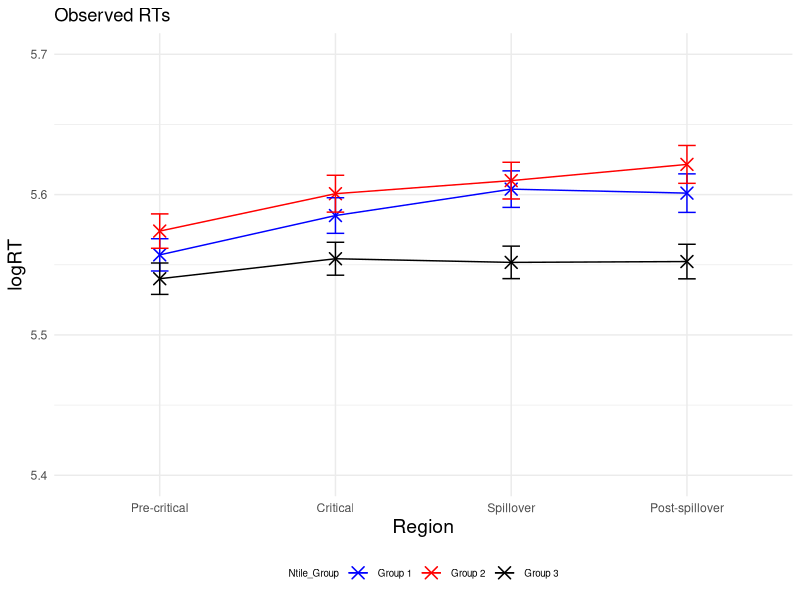
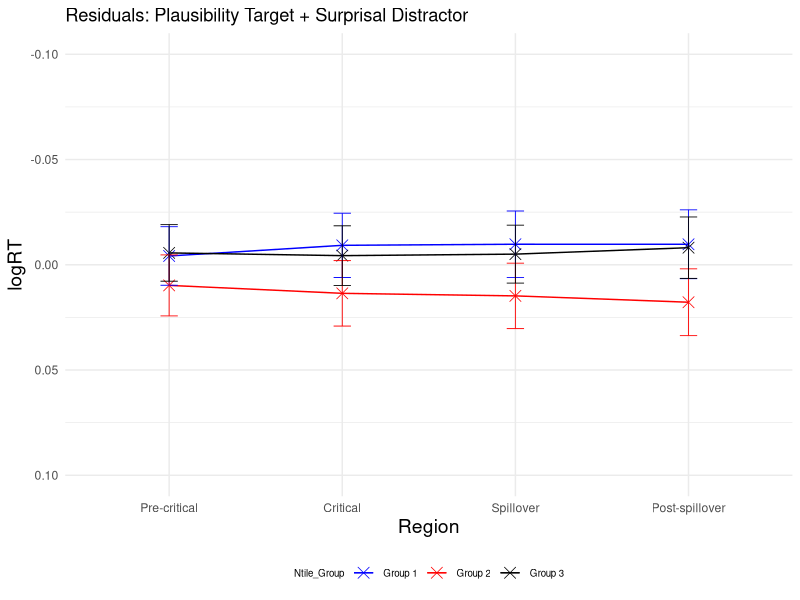
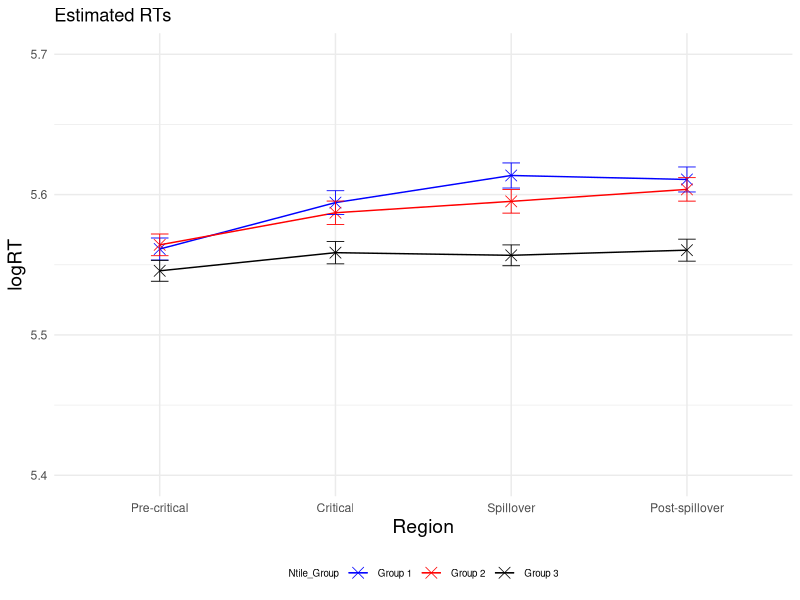
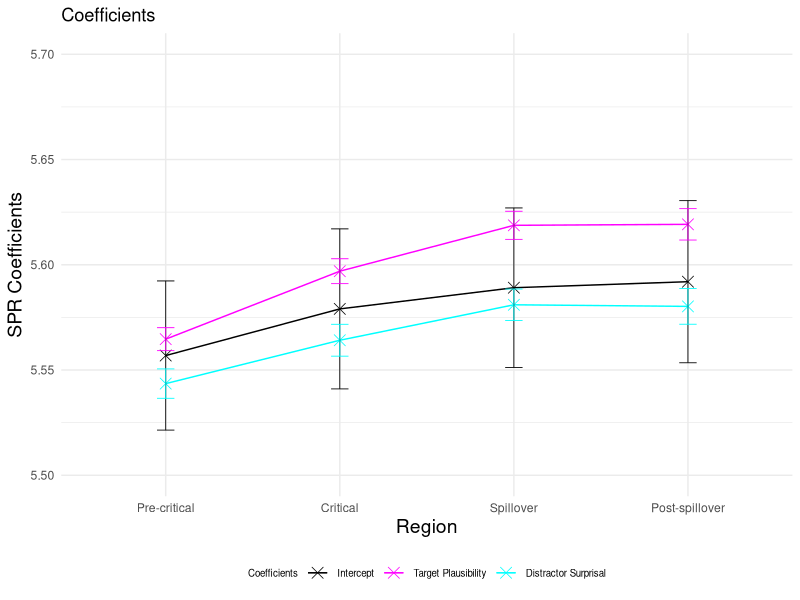
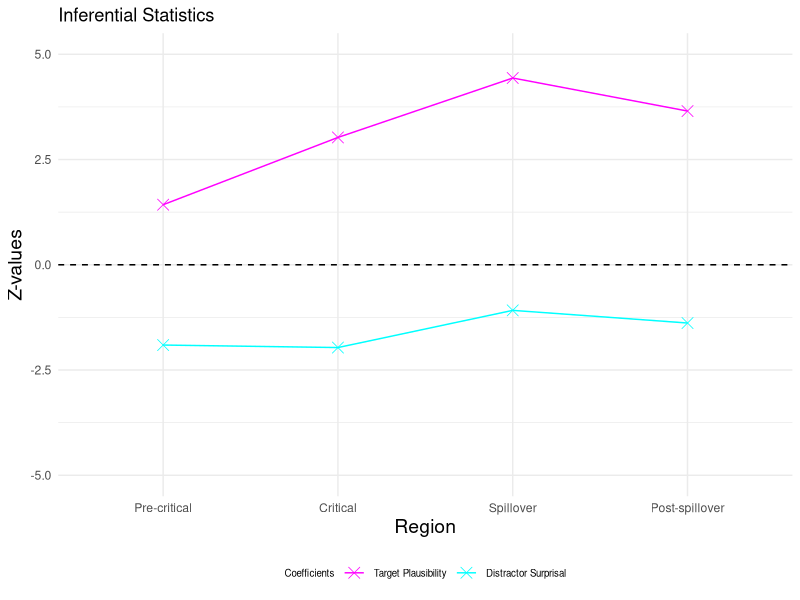
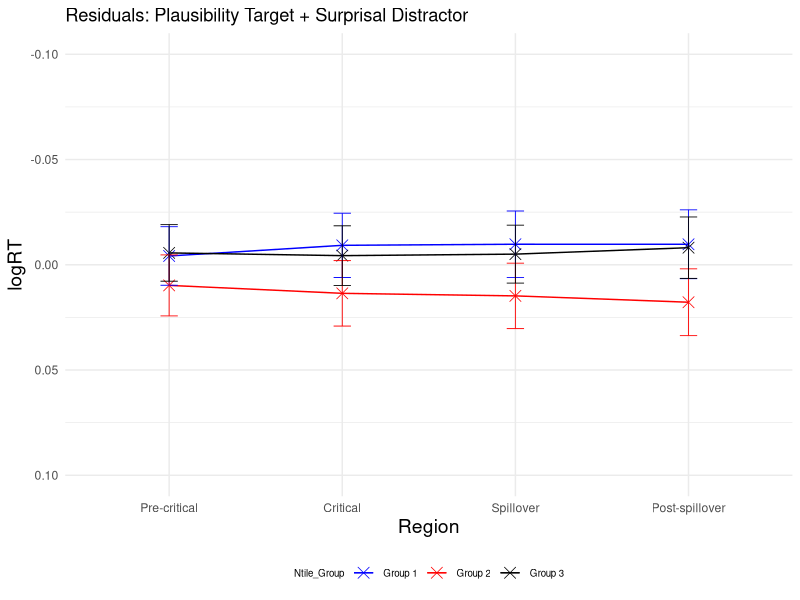
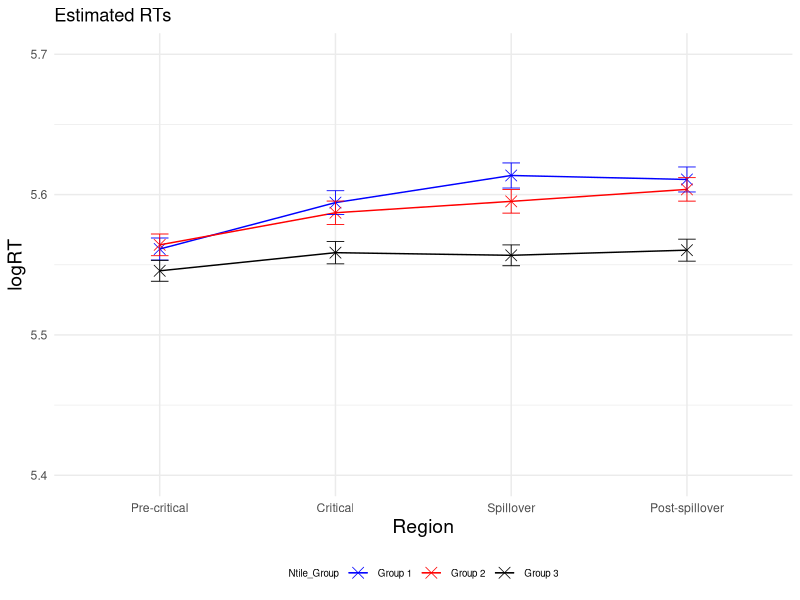
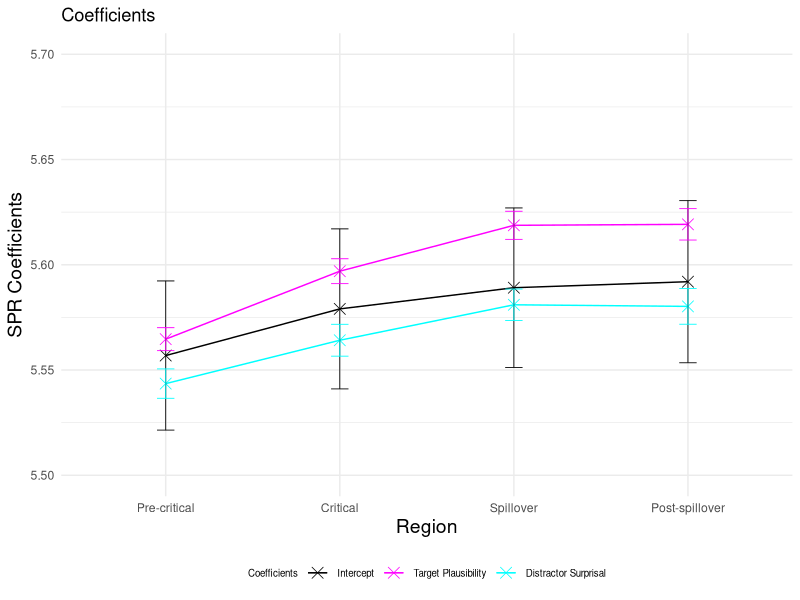

Source code (R) for these figures, in order:
### LMER ###
# load lme4 package
library(lme4)
library(lmerTest)
library(dplyr)
library(ggplot2)

setwd("~/Downloads/Master_Thesis/3_SPR_Study/ntile/")
GP6 <- read.csv("GP6SPR_processed.csv")

residuals <- data.frame(
  Region = character(0),
  Condition = character(0),
  Residual = numeric(0),
  SE_Residual = numeric(0)
)

logRT_estimated <- data.frame(
  Region = character(0),
  Condition = character(0),
  Estimated_logRT = numeric(0),
  SE_Estimated = numeric(0)
)

p_values <- data.frame(
  Region = character(0),
  p_value_plausibility_target = numeric(0),
  p_value_surprisal_distractor = numeric(0)
)

SPR_coefficients <- data.frame(
  Region = character(0),
  Estimate = character(0),
  Estimate_value = numeric(0),
  Estimate_error = numeric(0),
  Z_value = numeric(0)
)

regions <- c("Pre-critical", "Critical", "Spillover", "Post-spillover") 
conditions <- c("A", "B", "C")
ntile_groups <- c(1, 2, 3)

GP6$Ntile_Group <- ntile(GP6$SPR_Plaus_avg, 3)
#df<- GP6[, c("Condition", "SPR_Plaus_Rating", "Ntile_Group")]

GP6$logRT <- log(GP6$ReadingTime)

averages <- GP6 %>%
  group_by(Region, Ntile_Group) %>%
  summarise(
    MeanReadingTime = mean(logRT, na.rm = TRUE), 
    SE = sd(logRT, na.rm = TRUE) / sqrt(n()))

averages <- averages %>% 
  filter(Region != "Pre-critical_2")
print(averages)

# Create a line plot with average log-transformed reading times
p <- ggplot(averages, aes(x = factor(Region, levels = c("Pre-critical", "Critical", "Spillover", "Post-spillover")), 
                          y = MeanReadingTime, color = as.factor(Ntile_Group), group = Ntile_Group)) + geom_point(shape = 4, size = 3.5, stroke = 0.8) + geom_line(linewidth=0.5) + ylim (5.4, 5.7)
p <- p + theme_minimal() + geom_errorbar(aes(ymin= MeanReadingTime-SE, ymax=MeanReadingTime+SE), width=.1, size=0.5) 
p <- p + scale_color_manual(name="Ntile_Group", labels=c("Group 1", "Group 2", "Group 3"), values=c("#0000FF", "#FF0000", "#000000"))
p <- p + theme(legend.position="bottom", legend.text=element_text(size=7), legend.title=element_text(size=7), axis.title.x = element_text(size = 14), axis.title.y = element_text(size = 14)) 
p <- p + labs(x="Region", y="logRT", title = "Observed RTs") 
p 

for (region in regions) 
{
  # Precritical region
  region_subset <- subset(GP6, Region == region)
  
  # standardise predictors
  region_subset$scaled_Plaus_per_region <- scale(region_subset$Plaus_target_avg)
  region_subset$scaled_Surprisaldist_per_region <- scale(region_subset$Surprisal_distractor)
  # invert predictor plausibility
  region_subset$inverted_scaled_Plaus_per_region <- (region_subset$scaled_Plaus_per_region) * (-1)
  #log transform reading times
  region_subset$logRT_per_region <- log(region_subset$ReadingTime)
  
  
  # define and run the linear mixed-effects regression model for the precritical region 
  model_per_region <- lmerTest::lmer(logRT_per_region ~ inverted_scaled_Plaus_per_region + scaled_Surprisaldist_per_region + 
                                       (1 + inverted_scaled_Plaus_per_region + scaled_Surprisaldist_per_region | Subject) + 
                                       (1 + inverted_scaled_Plaus_per_region + scaled_Surprisaldist_per_region | Item), data = region_subset)
  
  # print the summary of the model
  summary_per_region <- summary(model_per_region)
  print(summary_per_region)
  
  # calculate p-values
  p_values_per_region <- summary_per_region$coefficients[, "Pr(>|t|)"]
  new_row_p_value <- data.frame(Region = region, 
                                p_value_plausibility_target = p_values_per_region[2], 
                                p_value_surprisal_distractor = p_values_per_region[3])
  p_values <- rbind(p_values, new_row_p_value)
  
  # extract intercept and coefficients added to intercept
  coefficients_per_region <- summary_per_region$coefficients
  intercept <- coefficients_per_region["(Intercept)", 1]
  plaus_target_coeff <- coefficients_per_region["(Intercept)", 1] + coefficients_per_region["inverted_scaled_Plaus_per_region", 1]
  surprisal_distractor_coeff <- coefficients_per_region["(Intercept)", 1] + coefficients_per_region["scaled_Surprisaldist_per_region", 1]
  
  # add error bars for coefficients and intercept
  new_row_coefficient <- data.frame(Region = region, 
                                    Estimate = "Intercept", 
                                    Estimate_value = intercept, 
                                    Estimate_error = coefficients_per_region["(Intercept)", 2],
                                    Z_value = 0)
  SPR_coefficients <- rbind(SPR_coefficients, new_row_coefficient)
  
  new_row_coefficient <- data.frame(Region = region,
                                    Estimate = "Plausability",
                                    Estimate_value = plaus_target_coeff,
                                    Estimate_error = coefficients_per_region["inverted_scaled_Plaus_per_region", 2],
                                    Z_value = coefficients_per_region["inverted_scaled_Plaus_per_region", 1] / coefficients_per_region["inverted_scaled_Plaus_per_region", 2])
  SPR_coefficients <- rbind(SPR_coefficients, new_row_coefficient)
  
  new_row_coefficient <- data.frame(Region = region,
                                    Estimate = "Surprisal", 
                                    Estimate_value = surprisal_distractor_coeff, 
                                    Estimate_error = coefficients_per_region["scaled_Surprisaldist_per_region", 2],
                                    Z_value = coefficients_per_region["scaled_Surprisaldist_per_region", 1] / coefficients_per_region["scaled_Surprisaldist_per_region", 2])
  SPR_coefficients <- rbind(SPR_coefficients, new_row_coefficient)
  
  for (ntile_group in ntile_groups)
  {
    #####predict condition A, precritical#####
    region_per_condition <- subset(region_subset, Ntile_Group == ntile_group)
    region_per_condition$region_per_condition_Predicted <- predict(model_per_region, newdata = region_per_condition,  type = "response")
    
    # calculate residuals
    Residual_region_per_condition <- mean(region_per_condition$logRT_per_region) - mean(region_per_condition$region_per_condition_Predicted, na.rm = TRUE)
    
    # observed RT for condition A precritical
    region_per_condition_logRT_observed <- mean(region_per_condition$logRT_per_region)
    
    # estimated RT for condition A precritical
    region_per_condition_logRT_estimated <- mean(region_per_condition$region_per_condition_Predicted, na.rm = TRUE)
    
    # calculate standard error for residuals
    SE_residuals_region_per_condition <- sqrt(sd(region_per_condition$logRT, na.rm = TRUE)^2/length(region_per_condition$logRT) + sd(region_per_condition$region_per_condition_Predicted, na.rm = TRUE)^2/length(region_per_condition$region_per_condition_Predicted))
    
    new_row_residuals <- data.frame(Region = region, Ntile_Group = ntile_group, Residual = Residual_region_per_condition, SE_Residual = SE_residuals_region_per_condition)
    residuals <- rbind(residuals, new_row_residuals)
    
    # calculate standard error for logRT estimated
    SE_estimated_region_per_condition <- sd(region_per_condition$region_per_condition_Predicted, na.rm = TRUE) / sqrt(length(region_per_condition$region_per_condition_Predicted)) 
    
    new_row_logRT_estimated <- data.frame(Region = region, Ntile_Group = ntile_group, Estimated_logRT = region_per_condition_logRT_estimated, SE_Estimated = SE_estimated_region_per_condition)
    logRT_estimated <- rbind(logRT_estimated, new_row_logRT_estimated)
  }
}


# plot residuals
# Create a line plot 
p <- ggplot(residuals, aes(x = factor(Region, levels = c("Pre-critical", "Critical", "Spillover", "Post-spillover")), 
                           y = Residual, color = as.factor(Ntile_Group), group = Ntile_Group)) + geom_point(shape = 4, size = 3.5, stroke = 0.4) + geom_line(linewidth=0.5) + ylim (0.10, -0.10)
p <- p + theme_minimal() + geom_errorbar(aes(ymin=Residual-SE_Residual, ymax=Residual+SE_Residual), width=.1, size=0.3) 
p <- p + scale_color_manual(name="Ntile_Group", labels=c("Group 1", "Group 2", "Group 3"), values=c("#0000FF", "#FF0000", "#000000"))
p <- p + labs(x="Region", y="logRT", title = "Residuals: Plausibility Target + Surprisal Distractor") 
p <- p + theme(legend.position="bottom", legend.text=element_text(size=7), legend.title=element_text(size=7), axis.title.x = element_text(size = 14), axis.title.y = element_text(size = 14)) 
p 

ggsave("Residuals_Plot.pdf", p, width=4, height=4)


# plot estimated logRTs
# Create a line plot 
p <- ggplot(logRT_estimated, aes(x = factor(Region, levels = c("Pre-critical", "Critical", "Spillover", "Post-spillover")), 
                                 y = Estimated_logRT, color = as.factor(Ntile_Group), group = Ntile_Group)) + geom_point(shape = 4, size = 3.5, stroke = 0.4) + geom_line(linewidth=0.5) + ylim (5.4, 5.7)
p <- p + theme_minimal() + geom_errorbar(aes(ymin=Estimated_logRT-SE_Estimated, ymax=Estimated_logRT+SE_Estimated), width=.1, size=0.3) 
p <- p + scale_color_manual(name="Ntile_Group", labels=c("Group 1", "Group 2", "Group 3"), values=c("#0000FF", "#FF0000", "#000000"))
p <- p + labs(x="Region", y="logRT", title = "Estimated RTs") 
p <- p + theme(legend.position="bottom", legend.text=element_text(size=7), legend.title=element_text(size=7), axis.title.x = element_text(size = 14), axis.title.y = element_text(size = 14)) 
p 
ggsave("Estimated_RTs_Plot.pdf", p, width=4, height=4)


# plot intercept and coefficients added to intercept
p <- ggplot(SPR_coefficients, aes(x = factor(Region, levels = c("Pre-critical", "Critical", "Spillover", "Post-spillover")), 
                                  y = Estimate_value, color = Estimate, group = Estimate)) + geom_point(shape = 4, size = 3.5, stroke = 0.4) + geom_line(linewidth=0.5) + ylim (5.5, 5.7)
p <- p + theme_minimal() + geom_errorbar(aes(ymin=Estimate_value-Estimate_error, ymax=Estimate_value+Estimate_error), width=.1, size=0.3) 
p <- p + scale_color_manual(name="Coefficients", labels=c("Intercept", "Target Plausibility", "Distractor Surprisal"), values=c("#000000", "#FF00FF", "#00FFFF"))
p <- p + labs(x="Region", y="SPR Coefficients", title = "Coefficients") 
p <- p + theme(legend.position="bottom", legend.text=element_text(size=7), legend.title=element_text(size=7), axis.title.x = element_text(size = 14), axis.title.y = element_text(size = 14)) 
p 
ggsave("Intercept_Coefficients_Plot.pdf", p, width=4, height=4)


# plot effect sizes (z-vaues)
Effect_sizes <- subset(SPR_coefficients, Estimate != 'Intercept')

p <- ggplot(Effect_sizes, aes(x = factor(Region, levels = c("Pre-critical", "Critical", "Spillover", "Post-spillover")), 
                              y = Z_value, color = Estimate, group = Estimate)) + geom_point(shape = 4, size = 3.5, stroke = 0.4) + geom_line(linewidth=0.5) + ylim (-5, 5)
p <- p + geom_hline(yintercept=0, linetype=2)
p <- p + theme_minimal()
p <- p + scale_color_manual(name="Coefficients", labels=c( "Target Plausibility", "Distractor Surprisal"), values=c("#FF00FF", "#00FFFF"))
p <- p + labs(x="Region", y="Z-values", title = "Inferential Statistics") 
p <- p + theme(legend.position="bottom", legend.text=element_text(size=7), legend.title=element_text(size=7), axis.title.x = element_text(size = 14), axis.title.y = element_text(size = 14)) 
p 
ggsave("Z_values_Plot.pdf", p, width=4, height=4)
